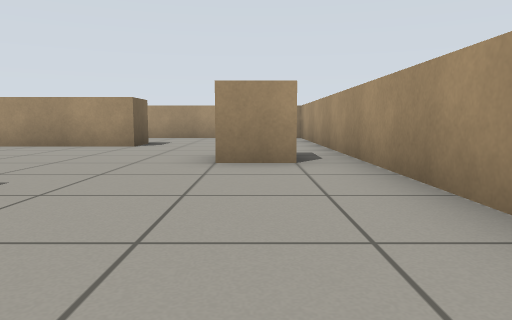
[1] (above)

18 first-person views from a walk through a world built for the Gazebo simulator. The camera is 0.51 m above the floor, tilts 6° down and sees 70° across. The floor is counted in squares, 1 m on a side. Each view is taken from the middle of a square. On the plan, view 1 faces up. The plan holds only what a view shows up to about 9 squares ahead; the rest is blank.

[2]
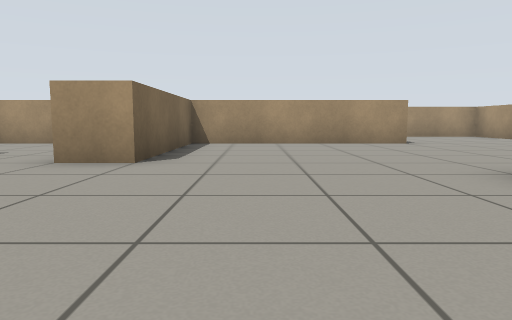

[3]
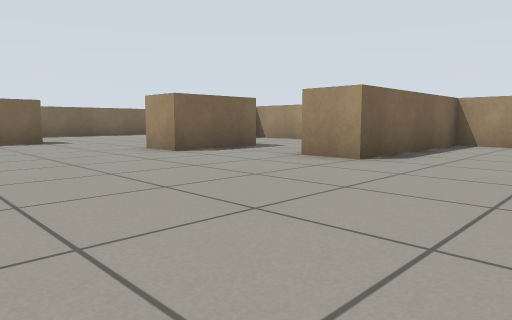

[4]
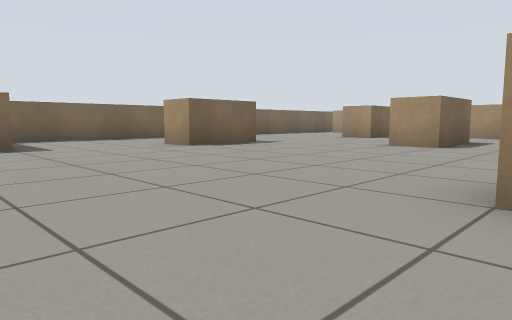

[5]
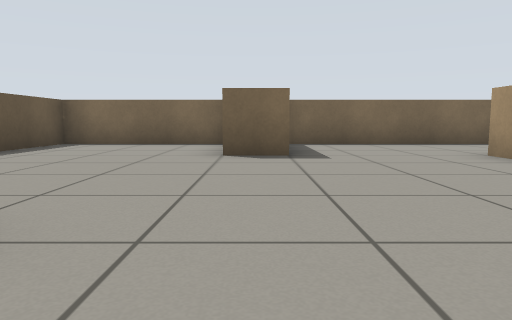

[6]
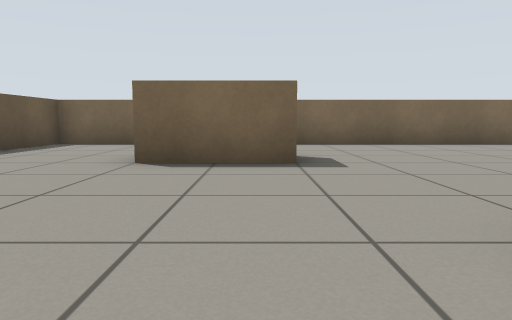

[7]
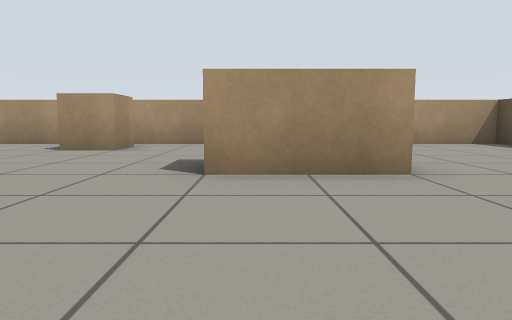

[8]
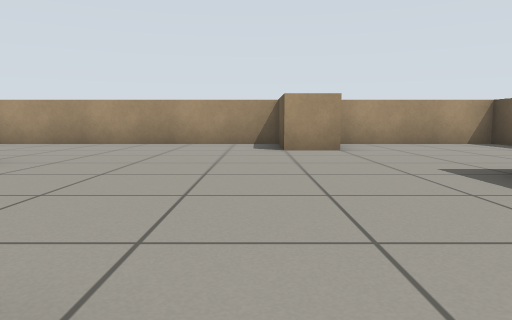

[9]
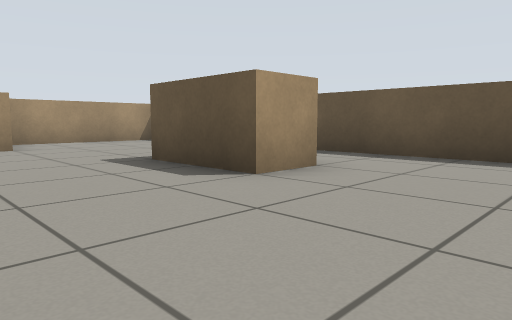

[10]
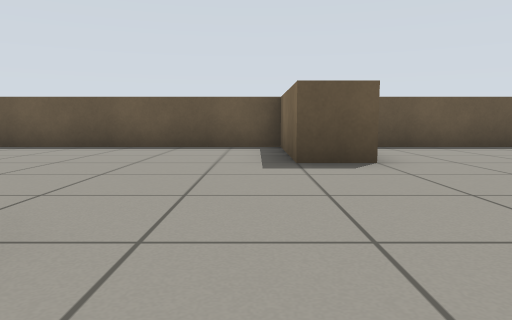

[11]
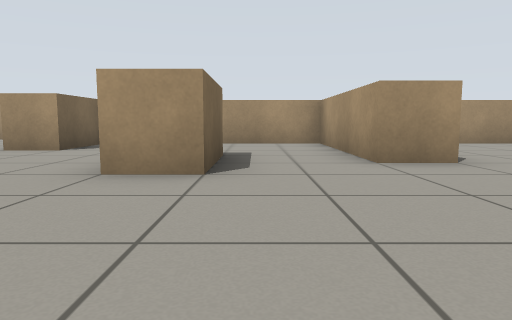

[12]
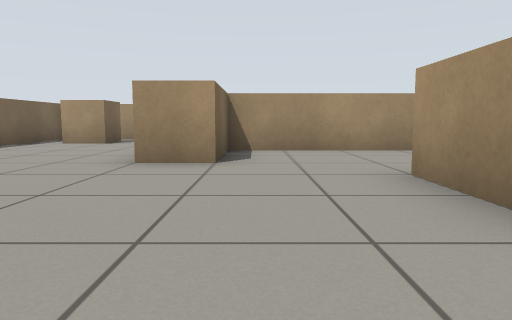

[13]
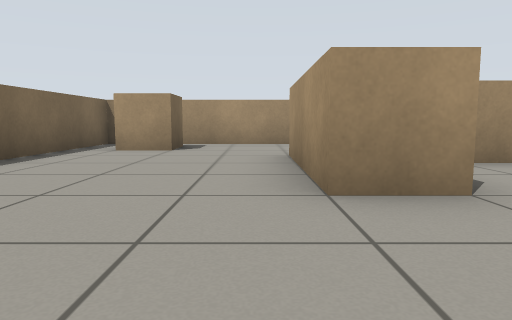

[14]
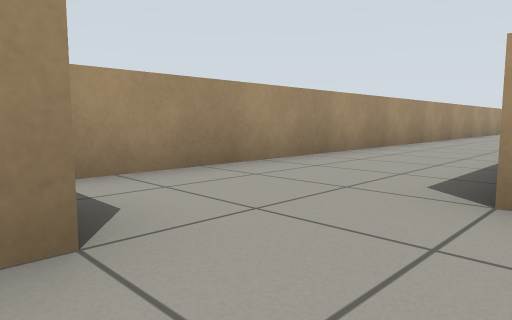

[15]
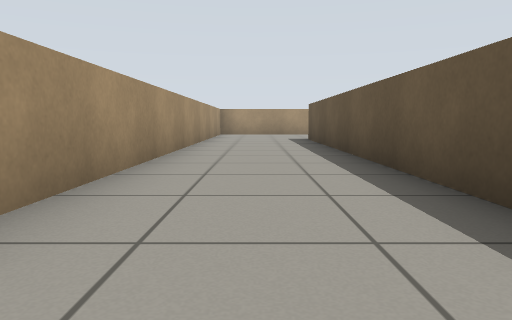

[16]
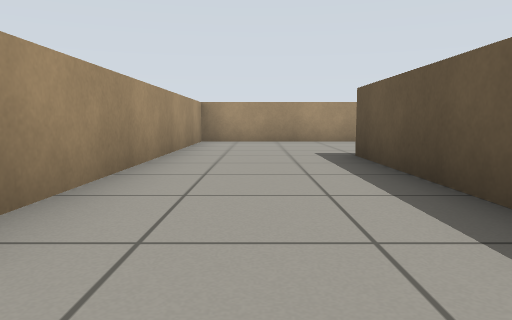

[17]
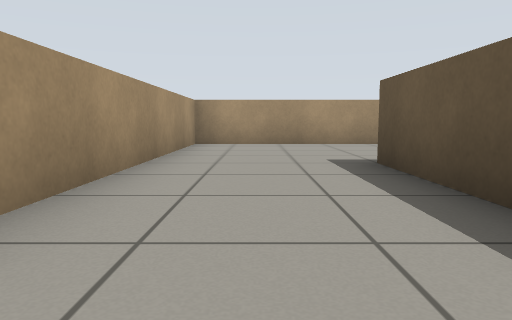

[18]
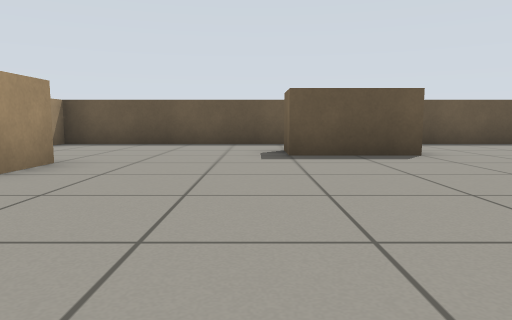

### Floor plan
Points are (right, up) in squares from view 1. A wall is a line through its corners. A room is listed if a view was taken in it or the views show most of it. See-through windows are left out.
Room 1 (views 1, 2, 3, 4, 5, 6, 7, 8, 9, 10, 11, 12, 13, 14, 15, 16, 17, 18)
walls: (-11.5, 3) (-11.5, 4.5); (-10.5, 4.6) (-10.5, 2.5) (-11.5, 2.5); (-3.5, 0.4) (-3.5, 2.5); (-14.5, 1.6) (-14.5, -0.5) (-15.5, -0.5); (-11.6, -5.5) (-10.5, -5.5) (-10.5, -8.4) (1.4, -8.4) (1.4, -4.9); (-5.5, -6.6) (-5.5, -5.5) (-3.5, -5.5) (-3.5, -6.5); (-11, 8.5) (-2.5, 8.5) (-2.5, 7.5) (-7.5, 7.5) (-7.5, 3.5) (-8.5, 3.5) (-8.5, 7.5) (-13.5, 7.5) (-13.5, 5.5) (-14.5, 5.5) (-14.5, 8.5); (-15.5, -3.4) (-15.5, -4.5); (0.5, 4.5) (-0.5, 4.5) (-0.5, 5.5); (-0.5, -4.6) (-0.5, -3.5) (1.4, -3.5) (1.4, 11.4) (-18.4, 11.4) (-18.4, -3.5) (-16.4, -3.5); (-18.4, -4.8) (-18.4, -8.4) (-12.4, -8.4); (-16.5, 10.5) (-16.5, 9.5) (-17.5, 9.5)

Positions as (right, up) in squares from view 1, and headings:
1: (0, 0), facing up
2: (-6, -1), facing up
3: (-5, -1), facing up-left
4: (-8, -5), facing up-left
5: (-10, -4), facing left
6: (-10, 1), facing left
7: (-7, 2), facing right
8: (-7, -3), facing right
9: (-8, -3), facing down-right
10: (-10, -1), facing down
11: (-10, -1), facing up
12: (-13, 1), facing up
13: (-15, 3), facing up
14: (-17, 8), facing up-right
15: (-13, 10), facing right
16: (-8, 10), facing right
17: (-7, 10), facing right
18: (-3, 0), facing down
